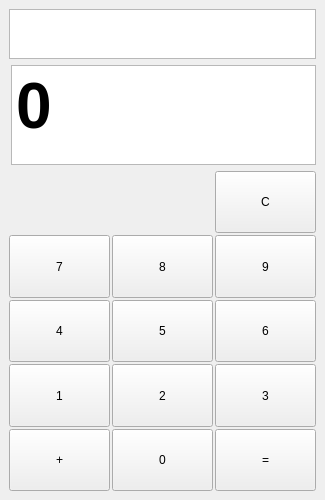
<?xml version="1.0" encoding="UTF-8"?>
<ui version="4.0">
 <class>MainWindow</class>
 <widget class="QMainWindow" name="MainWindow">
  <property name="geometry">
   <rect>
    <x>0</x>
    <y>0</y>
    <width>325</width>
    <height>500</height>
   </rect>
  </property>
  <property name="minimumSize">
   <size>
    <width>325</width>
    <height>500</height>
   </size>
  </property>
  <property name="maximumSize">
   <size>
    <width>325</width>
    <height>500</height>
   </size>
  </property>
  <property name="windowTitle">
   <string>MainWindow</string>
  </property>
  <widget class="QWidget" name="centralwidget">
   <property name="minimumSize">
    <size>
     <width>325</width>
     <height>500</height>
    </size>
   </property>
   <property name="maximumSize">
    <size>
     <width>325</width>
     <height>500</height>
    </size>
   </property>
   <property name="autoFillBackground">
    <bool>false</bool>
   </property>
   <layout class="QVBoxLayout" name="verticalLayout">
    <item>
     <widget class="QTextBrowser" name="textBrowser_2">
      <property name="sizePolicy">
       <sizepolicy hsizetype="Preferred" vsizetype="Preferred">
        <horstretch>0</horstretch>
        <verstretch>0</verstretch>
       </sizepolicy>
      </property>
      <property name="minimumSize">
       <size>
        <width>0</width>
        <height>50</height>
       </size>
      </property>
      <property name="maximumSize">
       <size>
        <width>16777215</width>
        <height>50</height>
       </size>
      </property>
      <property name="font">
       <font>
        <pointsize>16</pointsize>
       </font>
      </property>
      <property name="verticalScrollBarPolicy">
       <enum>Qt::ScrollBarAlwaysOff</enum>
      </property>
      <property name="lineWrapMode">
       <enum>QTextEdit::NoWrap</enum>
      </property>
      <property name="html">
       <string>&lt;!DOCTYPE HTML PUBLIC &quot;-//W3C//DTD HTML 4.0//EN&quot; &quot;http://www.w3.org/TR/REC-html40/strict.dtd&quot;&gt;
&lt;html&gt;&lt;head&gt;&lt;meta name=&quot;qrichtext&quot; content=&quot;1&quot; /&gt;&lt;meta charset=&quot;utf-8&quot; /&gt;&lt;style type=&quot;text/css&quot;&gt;
p, li { white-space: pre-wrap; }
hr { height: 1px; border-width: 0; }
li.unchecked::marker { content: &quot;\2610&quot;; }
li.checked::marker { content: &quot;\2612&quot;; }
&lt;/style&gt;&lt;/head&gt;&lt;body style=&quot; font-family:'Segoe UI'; font-size:16pt; font-weight:400; font-style:normal;&quot;&gt;
&lt;p style=&quot;-qt-paragraph-type:empty; margin-top:0px; margin-bottom:0px; margin-left:0px; margin-right:0px; -qt-block-indent:0; text-indent:0px; font-size:20pt;&quot;&gt;&lt;br /&gt;&lt;/p&gt;&lt;/body&gt;&lt;/html&gt;</string>
      </property>
     </widget>
    </item>
    <item>
     <widget class="QTextBrowser" name="textBrowser">
      <property name="sizePolicy">
       <sizepolicy hsizetype="Preferred" vsizetype="Preferred">
        <horstretch>0</horstretch>
        <verstretch>0</verstretch>
       </sizepolicy>
      </property>
      <property name="minimumSize">
       <size>
        <width>305</width>
        <height>100</height>
       </size>
      </property>
      <property name="maximumSize">
       <size>
        <width>305</width>
        <height>100</height>
       </size>
      </property>
      <property name="font">
       <font>
        <pointsize>48</pointsize>
        <bold>true</bold>
       </font>
      </property>
      <property name="layoutDirection">
       <enum>Qt::RightToLeft</enum>
      </property>
      <property name="verticalScrollBarPolicy">
       <enum>Qt::ScrollBarAlwaysOff</enum>
      </property>
      <property name="horizontalScrollBarPolicy">
       <enum>Qt::ScrollBarAsNeeded</enum>
      </property>
      <property name="lineWrapMode">
       <enum>QTextEdit::NoWrap</enum>
      </property>
      <property name="html">
       <string>&lt;!DOCTYPE HTML PUBLIC &quot;-//W3C//DTD HTML 4.0//EN&quot; &quot;http://www.w3.org/TR/REC-html40/strict.dtd&quot;&gt;
&lt;html&gt;&lt;head&gt;&lt;meta name=&quot;qrichtext&quot; content=&quot;1&quot; /&gt;&lt;meta charset=&quot;utf-8&quot; /&gt;&lt;style type=&quot;text/css&quot;&gt;
p, li { white-space: pre-wrap; }
hr { height: 1px; border-width: 0; }
li.unchecked::marker { content: &quot;\2610&quot;; }
li.checked::marker { content: &quot;\2612&quot;; }
&lt;/style&gt;&lt;/head&gt;&lt;body style=&quot; font-family:'Segoe UI'; font-size:48pt; font-weight:700; font-style:normal;&quot;&gt;
&lt;p style=&quot; margin-top:0px; margin-bottom:0px; margin-left:0px; margin-right:0px; -qt-block-indent:0; text-indent:0px;&quot;&gt;0&lt;/p&gt;&lt;/body&gt;&lt;/html&gt;</string>
      </property>
     </widget>
    </item>
    <item>
     <layout class="QGridLayout" name="gridLayout_2">
      <property name="spacing">
       <number>2</number>
      </property>
      <item row="1" column="2">
       <widget class="QPushButton" name="pushButton_17">
        <property name="sizePolicy">
         <sizepolicy hsizetype="Minimum" vsizetype="MinimumExpanding">
          <horstretch>0</horstretch>
          <verstretch>0</verstretch>
         </sizepolicy>
        </property>
        <property name="text">
         <string>9</string>
        </property>
       </widget>
      </item>
      <item row="2" column="0">
       <widget class="QPushButton" name="pushButton_5">
        <property name="sizePolicy">
         <sizepolicy hsizetype="Minimum" vsizetype="MinimumExpanding">
          <horstretch>0</horstretch>
          <verstretch>0</verstretch>
         </sizepolicy>
        </property>
        <property name="text">
         <string>4</string>
        </property>
       </widget>
      </item>
      <item row="4" column="2">
       <widget class="QPushButton" name="pushButton_equals">
        <property name="sizePolicy">
         <sizepolicy hsizetype="Minimum" vsizetype="MinimumExpanding">
          <horstretch>0</horstretch>
          <verstretch>0</verstretch>
         </sizepolicy>
        </property>
        <property name="text">
         <string>=</string>
        </property>
       </widget>
      </item>
      <item row="1" column="0">
       <widget class="QPushButton" name="pushButton_12">
        <property name="sizePolicy">
         <sizepolicy hsizetype="Preferred" vsizetype="MinimumExpanding">
          <horstretch>0</horstretch>
          <verstretch>0</verstretch>
         </sizepolicy>
        </property>
        <property name="text">
         <string>7</string>
        </property>
       </widget>
      </item>
      <item row="1" column="1">
       <widget class="QPushButton" name="pushButton_14">
        <property name="sizePolicy">
         <sizepolicy hsizetype="Minimum" vsizetype="MinimumExpanding">
          <horstretch>0</horstretch>
          <verstretch>0</verstretch>
         </sizepolicy>
        </property>
        <property name="text">
         <string>8</string>
        </property>
       </widget>
      </item>
      <item row="2" column="1">
       <widget class="QPushButton" name="pushButton_8">
        <property name="sizePolicy">
         <sizepolicy hsizetype="Minimum" vsizetype="MinimumExpanding">
          <horstretch>0</horstretch>
          <verstretch>0</verstretch>
         </sizepolicy>
        </property>
        <property name="text">
         <string>5</string>
        </property>
       </widget>
      </item>
      <item row="4" column="1">
       <widget class="QPushButton" name="pushButton_0">
        <property name="sizePolicy">
         <sizepolicy hsizetype="Minimum" vsizetype="MinimumExpanding">
          <horstretch>0</horstretch>
          <verstretch>0</verstretch>
         </sizepolicy>
        </property>
        <property name="text">
         <string>0</string>
        </property>
       </widget>
      </item>
      <item row="0" column="2">
       <widget class="QPushButton" name="pushButton_3">
        <property name="sizePolicy">
         <sizepolicy hsizetype="Minimum" vsizetype="MinimumExpanding">
          <horstretch>0</horstretch>
          <verstretch>0</verstretch>
         </sizepolicy>
        </property>
        <property name="text">
         <string>C</string>
        </property>
       </widget>
      </item>
      <item row="3" column="2">
       <widget class="QPushButton" name="pushButton_11">
        <property name="sizePolicy">
         <sizepolicy hsizetype="Minimum" vsizetype="MinimumExpanding">
          <horstretch>0</horstretch>
          <verstretch>0</verstretch>
         </sizepolicy>
        </property>
        <property name="text">
         <string>3</string>
        </property>
       </widget>
      </item>
      <item row="4" column="0">
       <widget class="QPushButton" name="pushButton_addition">
        <property name="sizePolicy">
         <sizepolicy hsizetype="Minimum" vsizetype="MinimumExpanding">
          <horstretch>0</horstretch>
          <verstretch>0</verstretch>
         </sizepolicy>
        </property>
        <property name="text">
         <string>+</string>
        </property>
       </widget>
      </item>
      <item row="3" column="1">
       <widget class="QPushButton" name="pushButton_2">
        <property name="sizePolicy">
         <sizepolicy hsizetype="Minimum" vsizetype="MinimumExpanding">
          <horstretch>0</horstretch>
          <verstretch>0</verstretch>
         </sizepolicy>
        </property>
        <property name="text">
         <string>2</string>
        </property>
       </widget>
      </item>
      <item row="3" column="0">
       <widget class="QPushButton" name="pushButton_1">
        <property name="sizePolicy">
         <sizepolicy hsizetype="Minimum" vsizetype="MinimumExpanding">
          <horstretch>0</horstretch>
          <verstretch>0</verstretch>
         </sizepolicy>
        </property>
        <property name="text">
         <string>1</string>
        </property>
       </widget>
      </item>
      <item row="2" column="2">
       <widget class="QPushButton" name="pushButton_9">
        <property name="sizePolicy">
         <sizepolicy hsizetype="Minimum" vsizetype="MinimumExpanding">
          <horstretch>0</horstretch>
          <verstretch>0</verstretch>
         </sizepolicy>
        </property>
        <property name="text">
         <string>6</string>
        </property>
       </widget>
      </item>
     </layout>
    </item>
   </layout>
  </widget>
 </widget>
 <resources/>
 <connections/>
</ui>
